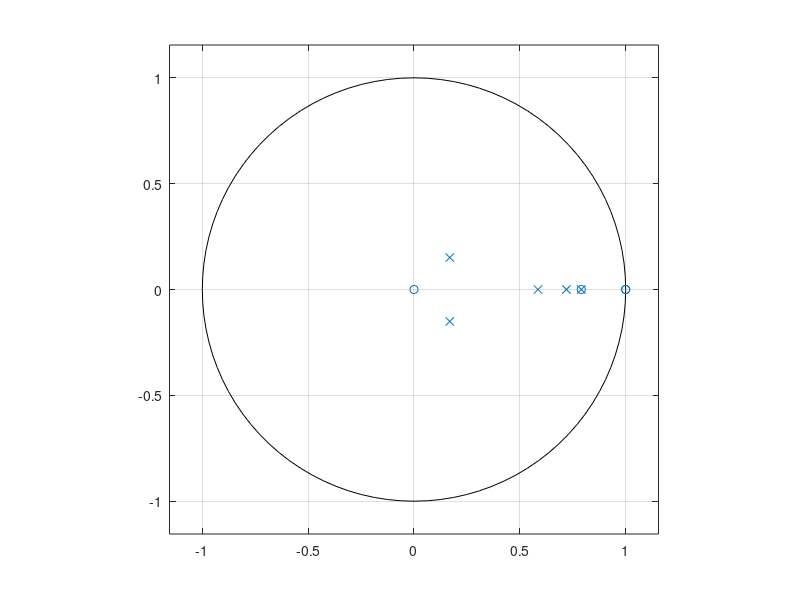
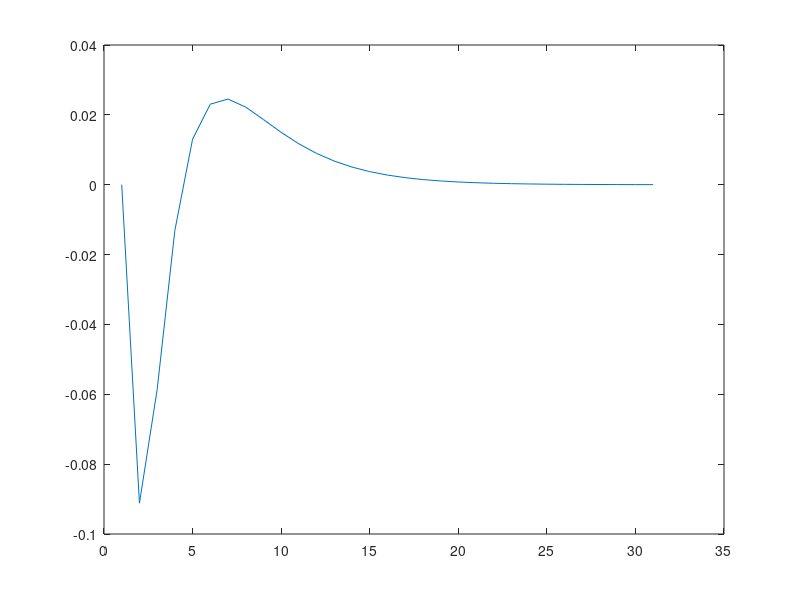

Source code (MATLAB) for these figures, in order:
clear all;close all;clc;
load('up_data.mat');

R = [1, -2.191611659843037, 1.174471268501992];
S = [2.399126574105173, -0.815918501363259, -1.533614335334607e-2];

r0  = R(1); r1 = R(2); r2 = R(3);
s0  = S(1); s1 = S(2); s2 = S(3);

Ac0 = A0*r0;
Ac1 = A0*r1 + A1*r0 + B1*s0;
Ac2 = A0*r2 + A1*r1 + A2*r0 + B1*s1 + (B2-B1)*s0;
Ac3 = A1*r2 + A2*r1 + B1*s2 + (B2-B1)*s1 + (-B2)*s0;
Ac4 = A2*r2 + (B2-B1)*s2 + (-B2)*s1;
Ac5 = (-B2)*s2;

lamda = roots([Ac0 Ac1 Ac2 Ac3 Ac4 Ac5]);
[max_abs n] = max(abs(lamda))
lamda_s = lamda(n)

R1  = r0 + r1 + r2;

T0 = R1/(1-lamda_s);
T1 = -lamda_s*R1/(1-lamda_s);

BT0 = T0*B0;
BT1 = T1*B0 + T0*B1;
BT2 = T0*(B2-B1) + T1*B1;
BT3 = T0*(-B2) + T1*(B2-B1);
BT4 = T1*(-B2);

sys=tf([BT0 BT1 BT2 BT3 BT4 0],[Ac0 Ac1 Ac2 Ac3 Ac4 Ac5],-1)
zplane([BT0 BT1 BT2 BT3 BT4 0],[Ac0 Ac1 Ac2 Ac3 Ac4 Ac5]);
figure;plot(step(sys));
steady_state_gain = (BT0+BT1+BT2+BT3+BT4)/(Ac0+Ac1+Ac2+Ac3+Ac4+Ac5)

disp(['v = ', num2str(T0), '*r + (', num2str(T1), ')*r_o + (', num2str(-s0), ')*y + (', num2str(-s1), ')*samples(100,3) + (', num2str(-s2), ')*samples(99,3) + (', num2str(-r1), ')*x + (', num2str(-r2), ')*samples(100,5)']);